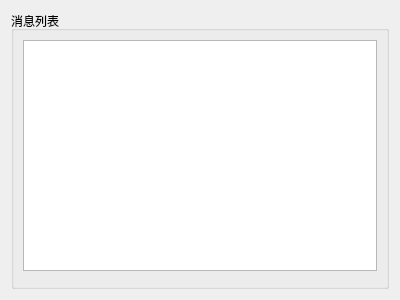
<?xml version="1.0" encoding="UTF-8"?>
<ui version="4.0">
 <class>LogWidget</class>
 <widget class="QWidget" name="LogWidget">
  <property name="geometry">
   <rect>
    <x>0</x>
    <y>0</y>
    <width>400</width>
    <height>300</height>
   </rect>
  </property>
  <property name="windowTitle">
   <string>Form</string>
  </property>
  <layout class="QHBoxLayout" name="horizontalLayout">
   <item>
    <widget class="QGroupBox" name="groupBox">
     <property name="title">
      <string>消息列表</string>
     </property>
     <layout class="QVBoxLayout" name="verticalLayout">
      <item>
       <widget class="QTableView" name="tableV_Log"/>
      </item>
      <item>
       <widget class="QWidget" name="wd_page" native="true"/>
      </item>
     </layout>
    </widget>
   </item>
  </layout>
 </widget>
 <resources/>
 <connections/>
</ui>
